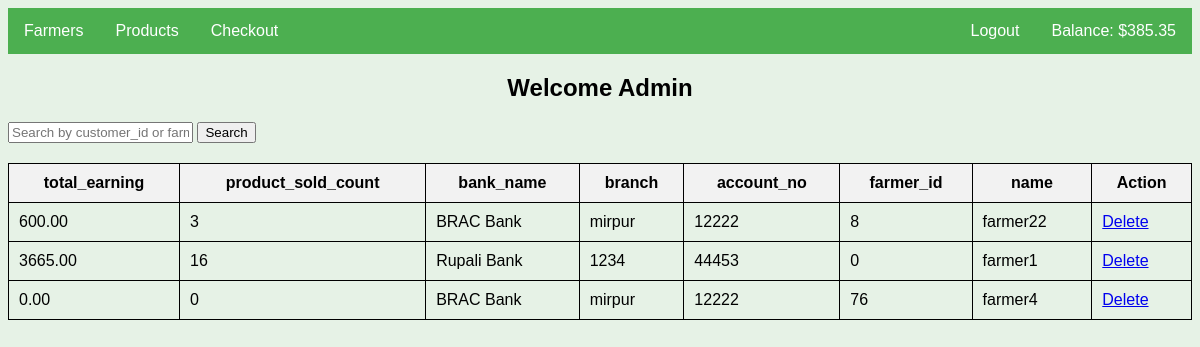
/admin.php?table=farmer (signed in), run on the app's committed database.
### tables this page shows
CREATE TABLE `farmer` (
  `user_id` int(11) NOT NULL,
  `total_earning` decimal(10,2) DEFAULT NULL,
  `product_sold_count` int(11) DEFAULT 0,
  `bank_name` varchar(255) DEFAULT NULL,
  `branch` varchar(255) DEFAULT NULL,
  `account_no` varchar(255) DEFAULT NULL
);

CREATE TABLE `users` (
  `customer_id` int(11) NOT NULL,
  `username` varchar(255) NOT NULL,
  `password` varchar(255) NOT NULL,
  `phone` varchar(20) NOT NULL,
  `name` varchar(255) NOT NULL,
  `address` text NOT NULL,
  `userType` enum('customer','farmer') NOT NULL
);

### admin.php (the view, shortened to what this page needs)
<?php
$mysqli = new mysqli('localhost', 'root', '', 'farming_inventory');
$admin_balance = '';
if (isset($_SESSION['admin'])) {
    $admin_id = $_SESSION['admin'];
    $admin_id = $mysqli->real_escape_string($admin_id);
    $balance_query = $mysqli->query("SELECT BALANCE FROM admin WHERE ADMIN_ID='$admin_id'");
    if ($balance_query->num_rows > 0) {
        $admin_balance = $balance_query->fetch_assoc()['BALANCE'];
    }
}
?>
<!DOCTYPE html>
<html>
<head>
</head>
<body>
<div class="navbar">
    <a href="?table=farmer">Farmers</a>
    <a href="?table=product">Products</a>
    <a href="?table=checkout">Checkout</a>
    <span class="balance">Balance: $<?php echo htmlspecialchars($admin_balance); ?></span>
    <a class="logout" href="?logout=true">Logout</a>
</div>
<h2 style="text-align:center;">Welcome Admin</h2>
<?php
if (isset($_GET['table'])) {
    $table = $_GET['table'];
    echo "
    <form method='GET' class='search-bar'>
        <input type='hidden' name='table' value='$table'>
        <input type='text' name='search' placeholder='Search by customer_id or farmer_id'>
        <button type='submit'>Search</button>
    </form>";
    $search_query = "";
    if ($table === 'farmer') {
        $result = $mysqli->query("SELECT farmer.*, users.customer_id AS farmer_id, users.name FROM farmer JOIN users ON farmer.user_id = users.customer_id $search_query");
    } elseif ($table === 'product') {
        $result = $mysqli->query("SELECT * FROM product $search_query");
    } elseif ($table === 'checkout') {
        $result = $mysqli->query("SELECT checkout.*, users.customer_id AS customer_id FROM checkout JOIN users ON checkout.user_id = users.customer_id $search_query");
    }
    if ($result && $result->num_rows > 0) {
        echo "<table><tr>";
        $fields = $result->fetch_fields();
        foreach ($fields as $field) {
            if ($field->name !== 'PASSWORD' && $field->name !== 'user_id') {
                echo "<th>{$field->name}</th>";
            }
        }
        echo "<th>Action</th></tr>";
        while ($row = $result->fetch_assoc()) {
            echo "<tr>";
            foreach ($row as $key => $value) {
                if ($key !== 'PASSWORD' && $key !== 'user_id') {
                    echo "<td>$value</td>";
                }
            }
            if ($table === 'product') {
                echo "<td><a href='?delete_product={$row['PRODUCT_ID']}'>Delete</a></td>";
            } elseif ($table === 'farmer') {
                echo "<td><a href='?delete_farmer={$row['farmer_id']}'>Delete</a></td>";
            } elseif ($table === 'checkout') {
                echo "<td><a href='?delete_checkout={$row['checkout_id']}'>Delete</a></td>";
            }
            echo "</tr>";
        }
        echo "</table>";
    } else {
        echo "<p>No records found.</p>";
    }
}
?>
</body>
</html>

### admin.php (style rules this page uses)
body { font-family: Arial, sans-serif; background-color: #e6f2e6; }
.navbar { background-color: #4CAF50; overflow: hidden; }
.navbar a { float: left; display: block; color: white; text-align: center; padding: 14px 16px; text-decoration: none; }
.navbar a.logout { float: right; }
.navbar .balance { float: right; color: white; padding: 14px 16px; }
table { width: 100%; border-collapse: collapse; margin-top: 20px; }
table, th, td { border: 1px solid black; padding: 10px; }
th { background-color: #f2f2f2; }
.search-bar { margin-bottom: 10px; }

### data on the page
farmer: total_earning "600.00", product_sold_count "3", bank_name "BRAC Bank", branch "mirpur", account_no "12222", users.customer_id "8", users.name "farmer22"
farmer: total_earning "3665.00", product_sold_count "16", bank_name "Rupali Bank", branch "1234", account_no "44453", users.customer_id "0", users.name "farmer1"
farmer: total_earning "0.00", product_sold_count "0", bank_name "BRAC Bank", branch "mirpur", account_no "12222", users.customer_id "76", users.name "farmer4"

### other printed values
$admin_balance "385.35"
$field->name "total_earning"
$field->name "product_sold_count"
$field->name "bank_name"
$field->name "branch"
$field->name "account_no"
$field->name "farmer_id"
$field->name "name"
